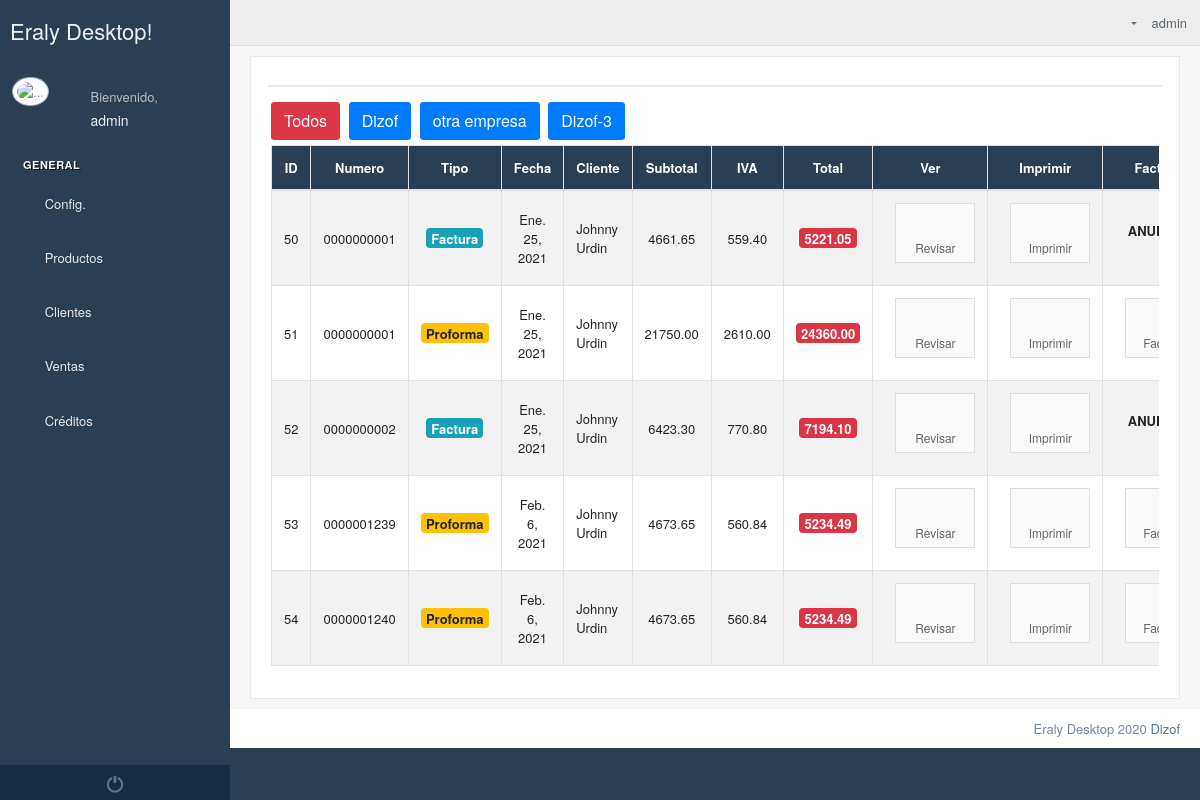
Page /document/list/?establecimiento=0 (signed in) on the earlier database version.
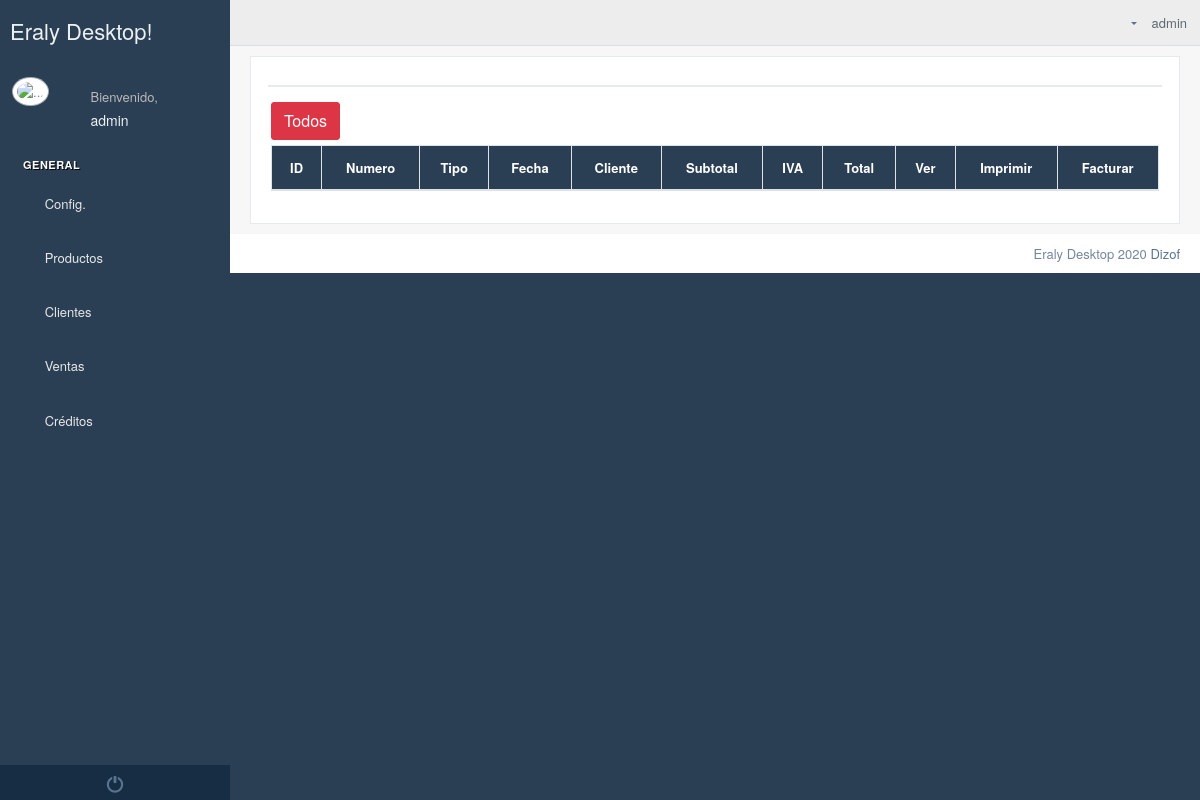
Same page on the later database version.
### Empresa/models.py (models this page shows, shortened)
class Establecimiento(models.Model):
    logo=models.ImageField(upload_to="logos/establecimientos",null=True,blank=True)
    banner=models.ImageField(upload_to="banner/establecimientos",null=True,blank=True)
    pie_pagina=models.ImageField(upload_to="pie/establecimientos",null=True,blank=True)
    cabecera_tienda=models.ImageField(upload_to="logos/tienda",null=True,blank=True)
    color_encabezado_documentos=models.CharField(max_length=40, default="#ffffff")
    usuario=models.ForeignKey(User,on_delete=models.CASCADE)
    ruc=models.CharField(max_length=13)
    nombreComercial=models.CharField(max_length=60)
    representateLegal=models.CharField(max_length=60)
    slug = models.SlugField(max_length=255, unique=True, blank=True)
    descripcion = RichTextUploadingField(null=True, blank=True)
    ubicacion_gps = models.CharField(max_length=300,null=True,blank=True)
    correo_electronico=models.EmailField(max_length=600,null=True,blank=True)
    web=models.CharField(max_length=400,null=True,blank=True)
    facebook=models.CharField(max_length=400,null=True,blank=True)
    instagram=models.CharField(max_length=400, null=True, blank=True)
    youtube = models.CharField(max_length=400,null=True,blank=True)

### Ventas/models.py (models this page shows)
class Facturas(models.Model):
    establecimiento = models.ForeignKey(Establecimiento, on_delete=models.CASCADE, null=True, blank=True)
    tipo = models.CharField(max_length=20, default="F")
    numero = models.CharField(max_length=20, null=True, blank=True)
    fecha = models.DateField(auto_now_add=True)
    cliente = models.ForeignKey(Clientes, on_delete=models.CASCADE)
    subtotal = models.DecimalField(max_digits=9, decimal_places=2)
    iva = models.DecimalField(max_digits=9, decimal_places=2)
    total = models.DecimalField(max_digits=9, decimal_places=2)
    estado=models.CharField(max_length=1, default="E")

### Personas/models.py (models this page shows, shortened)
class Clientes(models.Model):
    establecimiento=models.ForeignKey(Establecimiento, on_delete=models.CASCADE,null=True,blank=True)
    cedula=models.CharField(max_length=13)
    nombres=models.CharField(max_length=60)
    apellidos=models.CharField(max_length=60)
    direccion=models.CharField(max_length=60)
    ciudad=models.ForeignKey(Ciudad, on_delete=models.CASCADE)
    telefono=models.CharField(max_length=13,null=True,blank=True)
    celular=models.CharField(max_length=13,null=True,blank=True)
    estado=models.BooleanField(default=True)

### Ventas/views.py (the view)
# urls.py: path("document/list/",listaDocumentos),
def listaDocumentos(request):
    documentos =None
    if int(request.GET["establecimiento"])==0:
        documentos = Facturas.objects.filter(establecimiento__usuario=request.user)
    else:
        documentos=Facturas.objects.filter(establecimiento_id=request.GET["establecimiento"])
    contexto={
        'documentos':documentos,
        "establecimientos":Establecimiento.objects.filter(usuario=request.user),
    }
    return render(request, 'Ventas/ListaDocumentos.html',contexto)

### templates/Ventas/ListaDocumentos.html (shortened to what the changed rows need)
{% extends 'Home/index2.html' %}
{% block contenido_index %}
{% load static %}
{% load productosTags %}
    <div class="">
        <div class="row">
            <div class="col-md-12 col-sm-12 ">
                <div class="x_panel">
                    <div class="x_content">
                        <div class="row">
                            <div class="col-sm-12">
                            <a class="btn btn-danger" href="/document/list/?establecimiento=0">Todos</a>
                            {% for establecimiento in establecimientos %}
                                <a class="btn btn-primary" href="/document/list/?establecimiento={{ establecimiento.id }}">{{ establecimiento.nombreComercial }}</a>
                            {% endfor %}
                                <div class="card-box table-responsive">
                                    <table id="listaDocumentos" class="table table-striped table-bordered" style="width:100%">
                                        <thead style="background-color: #2A3F54; color: white">
                                        <tr>
                                            <th style="text-align: center">ID</th>
                                            <th style="text-align: center">Numero</th>
                                            <th style="text-align: center">Tipo</th>
                                            <th style="text-align: center">Fecha</th>
                                            <th style="text-align: center">Cliente</th>
                                            <th style="text-align: center">Subtotal</th>
                                            <th style="text-align: center">IVA</th>
                                            <th style="text-align: center">Total</th>
                                            <th style="text-align: center">Ver</th>
                                            <th style="text-align: center">Imprimir</th>
                                            <th style="text-align: center">Facturar</th>
                                        </tr>
                                        </thead>
                                        <tbody>
                                            {% for documento in documentos %}
                                                <tr>
                                                    <td style="vertical-align: middle">{{ documento.id }}</td>
                                                    <td style="text-align: center; vertical-align: middle">{{ documento.numero }}</td>
                                                    <td style="text-align: center; vertical-align: middle">{% if documento.tipo == "F" %}
                                                        <span class="badge badge-info" style="font-size: 13px">Factura</span>
                                                        {% else %}
                                                        <span class="badge badge-warning" style="font-size: 13px">Proforma</span>
                                                        {% endif %}
                                                    </td>
                                                    <td style="text-align: center; vertical-align: middle">{{ documento.fecha }}</td>
                                                    <td style="vertical-align: middle">{{ documento.cliente.nombres }} {{ documento.cliente.apellidos }}</td>
                                                    <td style="text-align: center; vertical-align: middle">{{ documento.subtotal }}</td>
                                                    <td style="text-align: center; vertical-align: middle">{{ documento.iva }}</td>
                                                    <td style="text-align: center;; vertical-align: middle"><span class="badge badge-danger" style="font-size: 13px">{{ documento.total }}</span></td>
                                                    <td style="text-align: center; vertical-align: middle">
                                                        <a class="btn btn-primary btn-app" href="/proforms/edit/{{ documento.id }}/"><i class="fa fa-binoculars"></i>Revisar</a>
                                                    <td style="text-align: center">
                                                        {% if documento.tipo == "F" %}
                                                            <a class="btn btn-success btn-app" target="_blank" href="/document/fac/{{ documento.id }}/"><i class="fa fa-print"></i>Imprimir</a>
                                                        {% else %}
                                                            <a class="btn btn-success btn-app" target="_blank" href="/document/proform/{{ documento.id }}/"><i class="fa fa-print"></i>Imprimir</a>
                                                        {% endif %}
                                                    </td>
                                                    <td style="text-align: center;vertical-align: middle">
                                                        {% if  documento.tipo == "F"%}
                                                            {% if documento.estado == 'E' %}
                                                            <a class="btn btn-danger btn-app" href="/giveBack/{{ documento.id }}/"><i class="fa fa-exclamation-triangle"></i>Anular</a>
                                                            {% else %}
                                                                <p class="text-danger;"><strong>ANULADO</strong></p>
                                                            {% endif %}
                                                        {% else %}
                                                        <a class="btn btn-danger btn-app" href=""><i class="fa fa-shopping-basket"></i>Facturar</a>
                                                        {% endif %}
                                                    </td>
                                                </tr>
                                            {% endfor %}
                                        </tbody>
                                    </table>
                                </div>
                            </div>
                        </div>
                    </div>
                </div>
            </div>
        </div>
    </div>
{% endblock %}

Differences in the rows shown:
removed Establecimiento: nombreComercial "Dizof"
removed Establecimiento: nombreComercial "otra empresa"
removed Establecimiento: nombreComercial "Dizof-3"
removed Facturas: id "50", numero "0000000001", tipo "Factura", fecha "Ene. 25, 2021", cliente.nombres "Johnny", cliente.apellidos "Urdin", subtotal "4661.65", iva "559.40", total "5221.05"
removed Facturas: id "51", numero "0000000001", tipo "Proforma", fecha "Ene. 25, 2021", cliente.nombres "Johnny", cliente.apellidos "Urdin", subtotal "21750.00", iva "2610.00", total "24360.00"
removed Facturas: id "52", numero "0000000002", tipo "Factura", fecha "Ene. 25, 2021", cliente.nombres "Johnny", cliente.apellidos "Urdin", subtotal "6423.30", iva "770.80", total "7194.10"
removed Facturas: id "53", numero "0000001239", tipo "Proforma", fecha "Feb. 6, 2021", cliente.nombres "Johnny", cliente.apellidos "Urdin", subtotal "4673.65", iva "560.84", total "5234.49"
removed Facturas: id "54", numero "0000001240", tipo "Proforma", fecha "Feb. 6, 2021", cliente.nombres "Johnny", cliente.apellidos "Urdin", subtotal "4673.65", iva "560.84", total "5234.49"
